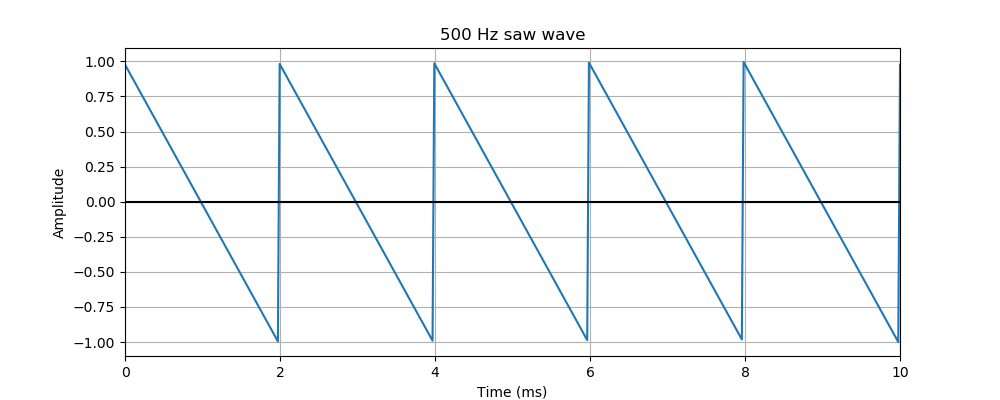

The script that saved this image:
# Author:  Martin McBride
# Created: 2021-09-30
# Copyright (C) 2021, Martin McBride
# License: MIT

from pysound.buffer import BufferParams
from pysound.oscillators import saw_wave
from pysound import soundfile
from pysound.graphs import Plotter

## Create a triangle wave at 500 Hz
params = BufferParams()
out = saw_wave(params, frequency=500)
soundfile.save(params, '/tmp/triangle-500.wav', out)

## Plot a graph of the first part of the previous saw wave
Plotter(params, 'triangle-500.png', out).with_timerange(0, 0.01)\
                                    .with_title("500 Hz triangle wave")\
                                    .in_milliseconds()\
                                    .plot()

## Create an unequal triangle wave at 500 Hz
params = BufferParams()
out = saw_wave(params, frequency=500, ratio=0.3)
soundfile.save(params, '/tmp/triangle-unequal-500.wav', out)

## Plot a graph of the first part of the previous saw wave
Plotter(params, 'triangle-unequal-500.png', out).with_timerange(0, 0.01)\
                                    .with_title("500 Hz unequal triangle wave")\
                                    .in_milliseconds()\
                                    .plot()

## Create a saw wave at 500 Hz
params = BufferParams()
out = saw_wave(params, frequency=500, ratio=0)
soundfile.save(params, '/tmp/saw-500.wav', out)

## Plot a graph of the first part of the previous saw wave
Plotter(params, 'saw-500.png', out).with_timerange(0, 0.01)\
                                    .with_title("500 Hz saw wave")\
                                    .in_milliseconds()\
                                    .plot()



